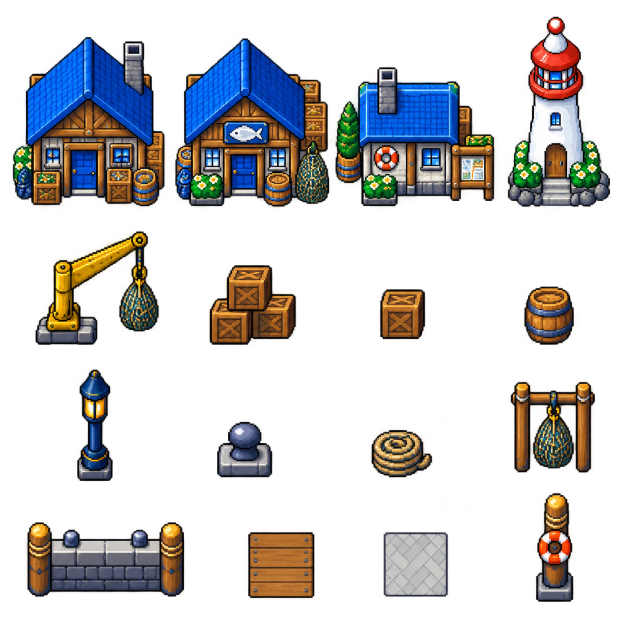
#> input picture tools/havora/source_art/harbor-assets.png, 1254 x 1254 px (shown at 1/2 size)
$ python compare.py --reference source_art/harbor-assets.png
#> lines starting #> are read from the running program, lines starting #| are printed output that depends on the picture
#!/usr/bin/env python3
"""Compare approved art with the actual native map, keeping labels explicit."""
from pathlib import Path
from PIL import Image,ImageDraw,ImageFont
import argparse,subprocess,sys
R=Path(__file__).resolve().parents[2];B=R/'build'
p=argparse.ArgumentParser();p.add_argument('--reference',required=True);args=p.parse_args()
subprocess.run([sys.executable,str(R/'tools/havora/review.py')],check=True)
#> (this line was passed over: subprocess is not available in this run)
sheet=Image.new('RGB',(1280,1100),'#132532');d=ImageDraw.Draw(sheet);f=ImageFont.truetype('/usr/share/fonts/truetype/dejavu/DejaVuSans.ttf',21);sm=ImageFont.truetype('/usr/share/fonts/truetype/dejavu/DejaVuSans.ttf',16)
#> after `sheet = Image.new('RGB', (1280, 1100), '#132532')`:
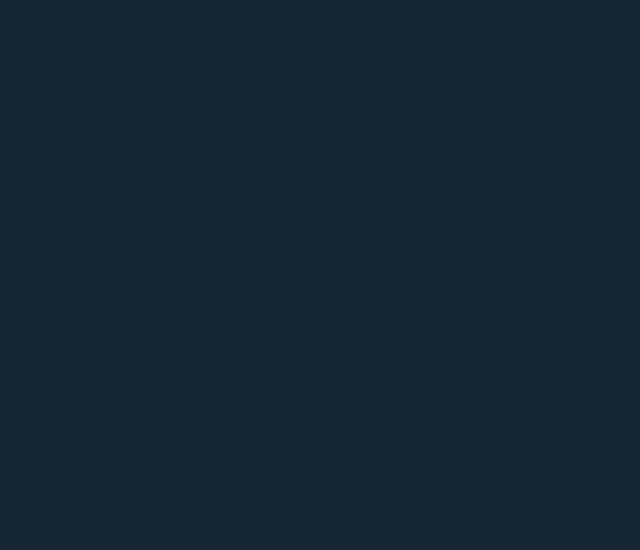
#> sheet: PIL image 1280x1100 RGB (shown at 1/2 size); mean R, G, B 19, 37, 50
d.text((20,12),'APPROVED REFERENCE — ILLUSTRATION',font=f,fill='white');d.text((660,12),'REWORKED MAP — NATIVE GAME TILES',font=f,fill='white')
sheet.paste(Image.open(args.reference).convert('RGB').resize((640,512),Image.Resampling.NEAREST),(0,52));sheet.paste(Image.open(B/'havora-full-native.png'),(640,52))
#> after `sheet.paste(Image.open(args.reference).convert('RGB').resize((640, 512`:
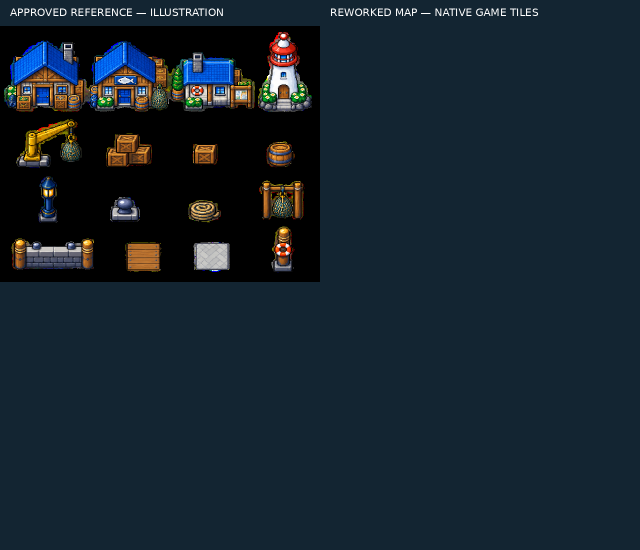
#> sheet: PIL image 1280x1100 RGB (shown at 1/2 size); mean R, G, B 22.4, 36, 45.9
#> (the run stopped early here; a loop or call above may not have finished)
